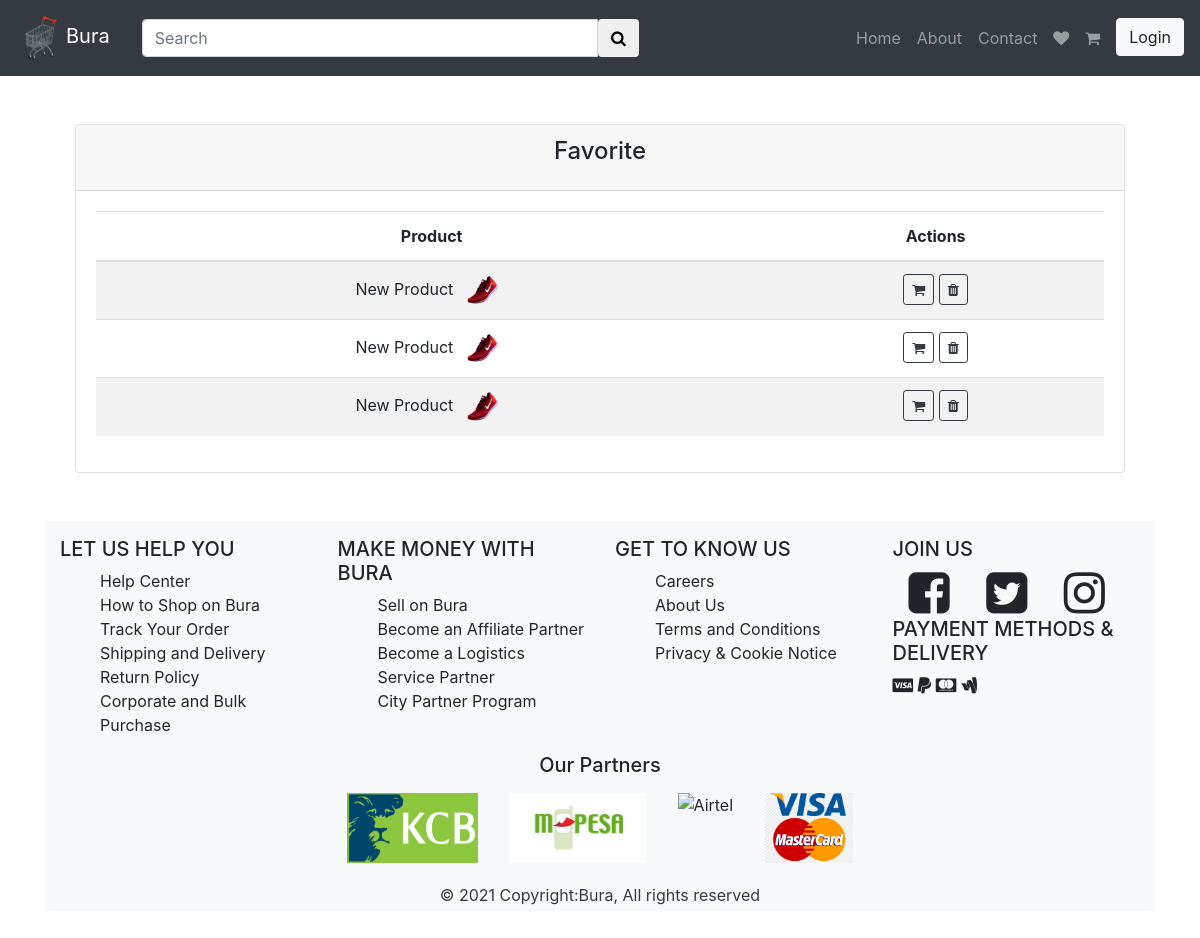
The app's page /wishlist/, older data.
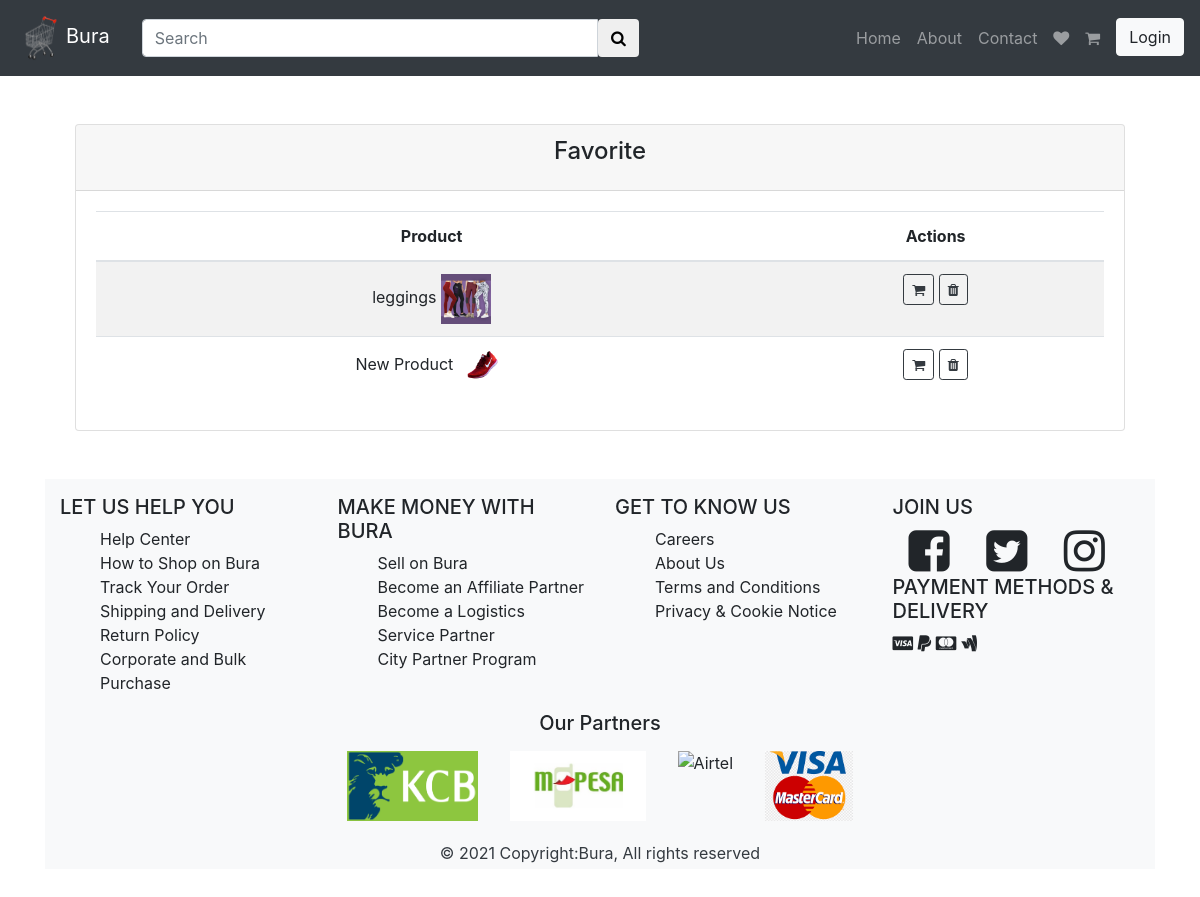
The same page, newer data.
### shop/models.py (models this page shows)
class Wishlist(models.Model):
    product_id= models.ForeignKey('product',on_delete=models.CASCADE,blank=True,null=True)
    customer_id= models.ForeignKey('customer',on_delete=models.CASCADE,blank=True,null=True)
    created_at=models.DateTimeField(auto_now_add=True)
    updated_at= models.DateTimeField(auto_now_add=True)

class Product(models.Model):
    name=models.CharField(max_length=100, null=False, blank=False)
    cost=models.IntegerField(null= False, blank= False)
    quantity=models.IntegerField(null= False, blank= False)
    description=models.TextField(null=False, blank=False)
    image=models.FileField(upload_to='images')
    featured=models.BooleanField(default=False)
    status=models.CharField(max_length=100, null=False, blank=True, default='Unverified')
    category_id=models.ForeignKey('category',on_delete=models.CASCADE,blank=True,null=True)
    seller_id=models.ForeignKey('seller',on_delete=models.CASCADE,blank=True,null=True)
    created_at=models.DateTimeField(auto_now_add=True)
    updated_at= models.DateTimeField(auto_now_add=True)
    def __str__(self):
        return self.name

### shop/views.py (the view)
# urls.py: path('wishlist/', views.get_wishlist, name="wishlist"),
def get_wishlist(request):
    wishlist = Wishlist.objects.all()
    return render(request, 'shop/frontend/wishlist.html', {'wishlist': wishlist})

### shop/templates/shop/frontend/wishlist.html (shortened to what this page needs)
{% extends 'shop/frontend/layouts/master.html' %}
{% load static %}
{% block content %}
<div class="container">
    <div class="col-lg-12 text-center my-3">
        <div class="container">
            <div class="row justify-content-center my-5">
                <div class="col-lg-12">
                    <div class="card">
                        <div class="card-header">
                            <h4 class="card-title">Favorite</h4>
                        </div>
                        <div class="card-body">
                            <table class="table table-striped table-hover">
                                <thead>
                                    <tr>
                                        <th>Product</th>
                                        <th>Actions</th>
                                    </tr>
                                </thead>
                                <tbody>
                                    {% for object in wishlist %}
                                       <tr>
                                           <td>{{object.product_id}}
                                               <img src="{{object.product_id.image.url}}" height="50px" width="50px" class="img-fluid">
                                           </td>
                                           <td>
                                            <button class="btn btn-outline-dark btn-sm wishlistToCart" data-id="{{object.id}}">
                                            <i class="fa fa-shopping-cart" aria-hidden="true"></i>
                                            </button>
                                            <button class="btn btn-outline-dark btn-sm deleteWishlist" data-id="{{object.id}}">
                                               <i class="fa fa-trash"></i>
                                            </button>
                                           </td>
                                       </tr>
                                    {% endfor %}
                                </tbody>
                            </table>
                        </div>
                    </div>
                </div>
            </div>
        </div>
{% endblock %}

### shop/templates/shop/frontend/layouts/master.html (shortened to what this page needs)
<!DOCTYPE html>
{% load static %}
<html>
<head>
  <link rel="stylesheet" href="https://stackpath.bootstrapcdn.com/bootstrap/4.1.3/css/bootstrap.min.css"></head>
  <link rel="stylesheet" href="https://cdnjs.cloudflare.com/ajax/libs/font-awesome/4.7.0/css/font-awesome.min.css">
  <link rel="stylesheet" type="text/css" href="{% static 'style.css' %}">
  <link rel="stylesheet" type="text/css" href="{% static 'css/notiflix.css' %}">
</head>
<body>
    {% include 'shop/frontend/layouts/nav_component.html' %}
    <div class="container-fluid mb-5 content">
      {% block content%}
      {% endblock content %}
    </div>
  {% include 'shop/frontend/layouts/footer_component.html' %}
</body>
</html>

### shop/templates/shop/frontend/layouts/nav_component.html (shortened to what this page needs)
{% load static %}
<nav class="navbar navbar-expand-md  bg-dark navbar-dark">
    <a href="/" class="navbar-brand"><img src="{% static 'cart.png' %}" alt="cart" class="logo-image"/>Bura</a>
    <div class="collapse navbar-collapse" id="myNavigation">
        <form class="navbar-form navbar w-50" action="/action_page.php">
            <div class="input-group">
              <input type="text" class="form-control" placeholder="Search">
              <div class="input-group-btn">
                <button class="btn btn-default" type="submit">
                   <i class="fa fa-search" aria-hidden="true"></i>
                </button>
              </div>
            </div>
          </form>
       <ul class="navbar-nav ml-auto">
         <li class="nav-item"><a class="nav-link"href="#">Home</a></li>
         <li class="nav-item"><a class="nav-link"href="#">About</a></li>
         <li class="nav-item"><a class="nav-link"href="#">Contact</a></li>
         <li class="nav-item"><a class ="nav-link"href="{% url 'wishlist' %}"><i class="fa fa-heart"></i></a></li>
         <li class="nav-item"><a class="nav-link mr-lg-2"href="{% url 'cart' %}"><i class="fa fa-shopping-cart"></i></a></li>
         {% if user.is_authenticated %}
                    <li class="nav-item"><a href="{% url 'dashboard' %}" class="btn btn-outline-light border-0 mx-2"> Welcome {{ user.get_username }}</a></li>
                    <li><a class="btn btn-light" href="{% url 'logout' %}?next={{request.path}}">Logout</a></li>
                {% else %}
                    <li class="nav-item"><a class="btn btn-light" href="{% url 'login' %}?next={{request.path}}">Login</a></li>
                {% endif %}
       </ul>
    </div>
</nav>

### shop/templates/shop/frontend/layouts/footer_component.html
{% load static %}
<footer  class="footer mt-5">
    <div class="container-fluid bg-light">
        <div class="row justify-content-center pt-2">
            <div class= "col-lg-3 col-md-3 col-sm-12 mt-2 ">
                <h5>LET US HELP YOU</h5>
                <ul class="rss">
                    <li><a href="#">Help Center</a></li>
                    <li><a href="#">How to Shop on Bura</a></li>
                    <li><a href="#">Track Your Order</a></li>
                    <li><a href="#">Shipping and Delivery</a></li>
                    <li><a href="#">Return Policy</a></li>
                    <li><a href="#">Corporate and Bulk Purchase</a></li>
                </ul>
            </div>
            <div class="col-lg-3 col-md-3 col-sm-12 mt-2">
                <h5>MAKE MONEY WITH BURA</h5>
                <ul class="rss">
                    <li><a href="#">Sell on Bura</a></li>
                    <li><a href="#">Become an Affiliate Partner</a></li>
                    <li><a href="#">Become a Logistics Service Partner</a></li>
                    <li><a href="#">City Partner Program</a></li>
                </ul>
            </div>
            <div class="col-lg-3 col-md-3 col-sm-12 mt-2 ">
                <h5>GET TO KNOW US</h5>
                <ul class="rss">
                    <li><a href="#">Careers</a></li>
                    <li><a href="#">About Us</a></li>
                    <li><a href="#">Terms and Conditions</a></li>
                    <li><a href="#">Privacy & Cookie Notice</a></li>
                </ul>
            </div>
            <div class="col-lg-3 col-md-3 col-sm-12 mt-2">
                <h5>JOIN US</h5>
                <a href= " https://www.facebook.com">
                    <i class="fa fa-facebook-square fa-3x  text-chocolate mx-3 hover-transform"></i>
                  </a>
                  <a href= "https://www.twitter.com">
                      <i class="fa fa-twitter-square fa-3x  text-chocolate mx-3 hover-transform"></i>
                  </a>
                  <a href= " https://www.fa-instagram.com">
                      <i class="fa fa-instagram fa-3x  text-chocolate mx-3 hover-transform"></i>
                  </a>
               <h5> PAYMENT METHODS & DELIVERY</h5>
               <a href= " #">
                <i class="fa fa-cc-visa" aria-hidden="true" ></i>
              </a>
              <a href= "#">
                <i class="fa fa-paypal" aria-hidden="true"></i>
              </a>
              <a href= " #">
                <i class="fa fa-cc-mastercard" aria-hidden="true"></i>
              </a>
              <a href= " #">
                <i class="fa fa-google-wallet" aria-hidden="true"></i>
              </a>
            </div>
        </div>
    </div>
    <div class="container-fluid bg-light">
        <h5 class="text-center mb-3">Our Partners</h5>
        <div class="row justify-content-center mb-3">
            <img class="footer-image mx-3 img-fluid" src="{% static 'kcb.png' %}" alt="KCB">
            <img class="footer-image mx-3 img-fluid" src="{% static 'M-pesa.jpg' %}" alt="M-PESA">
            <img class="footer-image mx-3 img-fluid" src="{% static 'airtel.png' %}" alt="Airtel">
            <img class="footer-image mx-3 img-fluid" src="{% static 'visa.png' %}" alt="VISA">
        </div>
        <div class="row justify-content-center bg-dwhite text-dark py-1">
            © 2021 Copyright:
            <a class="text-dark" >Bura, All rights reserved</a>
        </div>
    </div>
   </footer>

### ecommerce/static/style.css (style rules this page uses)
a, a:hover, a:focus { color: inherit; text-decoration: none; transition: all 0.3s; }
.logo-image { height: 50px; width: 50px; }
.btn { transition-duration: 0.4s; }
ul li { list-style-type: none; }
.footer-image { max-height: 70px!important; object-fit: cover!important; }

Row changes from the older to the newer data that the page shows:
removed Wishlist: product_id "New Product", product_id.image (picture)
removed Wishlist: product_id "New Product", product_id.image (picture)
added Wishlist: product_id "leggings", product_id.image (picture)
